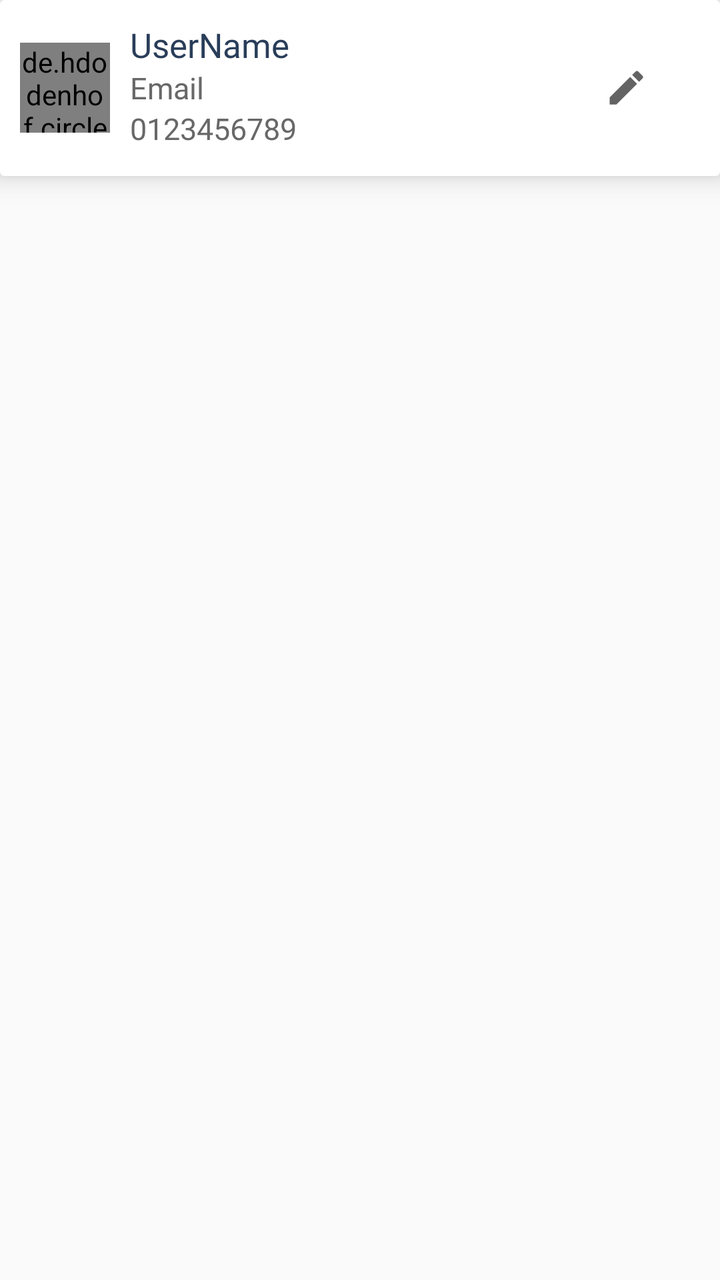
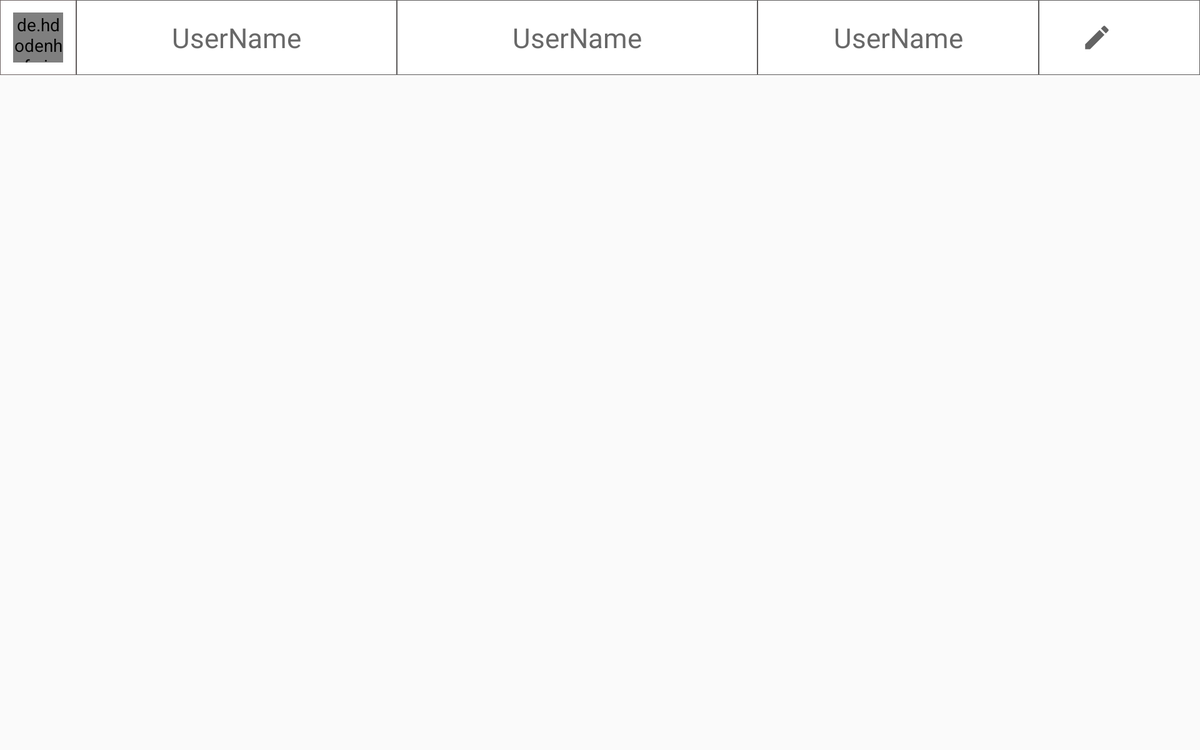

An Android layout and its configuration variant, each rendered on a device that would load it. The default file and the variant file are quoted in full after the pictures.
<!-- AndroidManifest.xml: application theme AppTheme -->
<!-- res/layout/user_list_item.xml -->
<?xml version="1.0" encoding="utf-8"?>
<LinearLayout xmlns:android="http://schemas.android.com/apk/res/android"
    android:layout_width="match_parent"
    android:layout_height="match_parent"
    xmlns:app="http://schemas.android.com/apk/res-auto"
    android:orientation="horizontal">


    <androidx.cardview.widget.CardView
        android:layout_width="wrap_content"
        android:layout_height="wrap_content"
        android:elevation="15dp"
        app:cardElevation="8dp">
        <LinearLayout

            android:layout_width="match_parent"
            android:layout_height="88dp"
            android:orientation="horizontal">

            <RelativeLayout
                android:layout_width="wrap_content"
                android:layout_height="wrap_content"
                android:layout_gravity="center_vertical"
                android:layout_marginStart="10dp"
                android:layout_marginEnd="10dp">
                <de.hdodenhof.circleimageview.CircleImageView
                    android:id="@+id/userIcon"
                    android:layout_width="45dp"
                    android:layout_height="45dp"
                    android:src="@drawable/person"
                    app:civ_border_color="@color/circleImgBdColor"
                    app:civ_border_width="1.5dp"/>
            </RelativeLayout>

            <RelativeLayout
                android:layout_width="match_parent"
                android:layout_height="match_parent"
                android:orientation="horizontal">
                <TextView
                    android:id="@+id/userNameTextView"
                    android:layout_width="wrap_content"
                    android:layout_height="wrap_content"
                    android:text="UserName"
                    android:maxLines="1"
                    android:ellipsize="end"
                    android:layout_alignParentStart="true"
                    android:layout_toStartOf="@id/actionView"
                    android:paddingEnd="5dp"
                    android:layout_above="@id/emailTextView"
                    android:textColor="@color/fontHeadingColor"
                    android:textSize="17sp"
                    android:fontFamily="@font/segoe_ui_bold"
                    />
                <TextView
                    android:id="@+id/emailTextView"
                    android:layout_width="wrap_content"
                    android:layout_height="wrap_content"
                    android:text="Email"
                    android:maxLines="1"
                    android:layout_centerVertical="true"
                    android:ellipsize="end"
                    android:layout_alignParentStart="true"
                    android:layout_toStartOf="@id/actionView"
                    android:paddingEnd="5dp"
                    android:textColor="@color/blackTextColor"
                    android:textSize="15sp"
                    android:fontFamily="@font/segoe_ui"
                    />
                <TextView
                    android:id="@+id/contactTextView"
                    android:layout_width="wrap_content"
                    android:layout_height="wrap_content"
                    android:text="0123456789"
                    android:maxLines="1"
                    android:ellipsize="end"
                    android:layout_alignParentStart="true"
                    android:layout_toStartOf="@id/actionView"
                    android:paddingEnd="5dp"
                    android:layout_below="@id/emailTextView"
                    android:textColor="@color/blackTextColor"
                    android:textSize="15sp"
                    android:fontFamily="@font/segoe_ui"
                    />
                <RelativeLayout
                    android:id="@+id/actionView"
                    android:layout_width="50dp"
                    android:layout_height="match_parent"
                    android:layout_alignParentEnd="true"
                    android:layout_marginEnd="8dp"
                    >
                    <View
                        android:id="@+id/centerView"
                        android:layout_width="1dp"
                        android:layout_height="match_parent"
                        android:layout_centerHorizontal="true"/>

                    <ImageView
                        android:id="@+id/editUserBtn"
                        android:layout_width="25dp"
                        android:layout_height="25dp"
                        android:src="@drawable/ic_edit_black"
                        android:layout_centerVertical="true"
                        android:layout_toStartOf="@id/centerView"
                        android:layout_marginEnd="2dp"/>

                    <ImageView
                        android:id="@+id/deleteUserBtn"
                        android:layout_width="25dp"
                        android:layout_height="25dp"
                        android:src="@drawable/ic_delete_black"
                        android:layout_centerVertical="true"
                        android:layout_toEndOf="@id/centerView"
                        android:layout_marginStart="2dp"/>

                </RelativeLayout>

            </RelativeLayout>


        </LinearLayout>
    </androidx.cardview.widget.CardView>


</LinearLayout>
<!-- resources referenced by this layout -->
<resources>
  <color name="blackTextColor">#686868</color>
  <color name="circleImgBdColor">#4d6a92</color>
  <color name="fontHeadingColor">#293d59</color>
  <!-- drawable ic_edit_black (drawable) -->
  <vector xmlns:android="http://schemas.android.com/apk/res/android"
      android:width="24dp"
      android:height="24dp"
      android:tint="#636363"
      android:viewportWidth="24.0"
      android:viewportHeight="24.0">
      <path
          android:fillColor="#FF000000"
          android:pathData="M3,17.25V21h3.75L17.81,9.94l-3.75,-3.75L3,17.25zM20.71,7.04c0.39,-0.39 0.39,-1.02 0,-1.41l-2.34,-2.34c-0.39,-0.39 -1.02,-0.39 -1.41,0l-1.83,1.83 3.75,3.75 1.83,-1.83z" />
  </vector>
  <!-- drawable person: png bitmap (drawable, 5039 bytes) -->
  <style name="AppTheme" parent="Theme.AppCompat.Light.DarkActionBar">
          
          <item name="colorPrimary">@color/colorPrimary</item>
          <item name="colorPrimaryDark">@color/colorPrimaryDark</item>
          <item name="colorAccent">@color/colorAccent</item>
          <item name="drawerArrowStyle">@style/DrawerArrowStyle</item>
      </style>
  <color name="colorPrimary">#293d59</color>
  <color name="colorPrimaryDark">#406BA5</color>
  <color name="colorAccent">#D81B60</color>
  <!-- from res/values-v21/ -->
  <style name="DrawerArrowStyle" parent="Widget.AppCompat.DrawerArrowToggle">
          <item name="color">@color/colorPrimary</item>
      </style>
</resources>
<!-- res/layout-sw600dp-land/user_list_item.xml (the repository's variant of the layout above) -->
<!-- drawn on a 7-inch tablet turned sideways -->
<?xml version="1.0" encoding="utf-8"?>
<LinearLayout xmlns:android="http://schemas.android.com/apk/res/android"
    android:layout_width="match_parent"
    android:layout_height="match_parent"
    xmlns:app="http://schemas.android.com/apk/res-auto"
    android:orientation="horizontal">


    <LinearLayout
        android:layout_width="match_parent"
        android:layout_height="60dp"
        android:orientation="horizontal"
        android:background="#6B6161">

        <RelativeLayout
            android:layout_width="60dp"
            android:layout_height="match_parent"
            android:background="#fff"
            android:layout_margin="0.5dp">
            <de.hdodenhof.circleimageview.CircleImageView
                android:id="@+id/userIcon"
                android:layout_width="40dp"
                android:layout_height="40dp"
                android:src="@drawable/person"
                android:layout_centerInParent="true"
                app:civ_border_color="@color/circleImgBdColor"
                app:civ_border_width="1.5dp"
                android:layout_margin="3dp"/>
        </RelativeLayout>

        <LinearLayout
            android:layout_width="match_parent"
            android:layout_height="60dp"
            android:orientation="horizontal"
            android:background="#5C5A5A"
            android:weightSum="14">
            <TextView
                android:id="@+id/userNameTextView"
                android:layout_width="0dp"
                android:layout_weight="4"
                android:layout_height="match_parent"
                android:text="UserName"
                android:layout_margin="0.5dp"
                android:gravity="center"
                android:background="@android:color/white"
                android:maxLines="1"
                android:ellipsize="end"
                android:textColor="@color/blackTextColor"
                android:textSize="22sp"
                android:fontFamily="@font/segoe_ui"
                />
            <TextView
                android:id="@+id/emailTextView"
                android:layout_width="0dp"
                android:layout_weight="4.5"
                android:layout_height="match_parent"
                android:text="UserName"
                android:layout_margin="0.5dp"
                android:gravity="center"
                android:background="@android:color/white"
                android:maxLines="1"
                android:ellipsize="end"
                android:textColor="@color/blackTextColor"
                android:textSize="22sp"
                android:fontFamily="@font/segoe_ui"
                />
            <TextView
                android:id="@+id/contactTextView"
                android:layout_width="0dp"
                android:layout_weight="3.5"
                android:layout_height="match_parent"
                android:text="UserName"
                android:layout_margin="0.5dp"
                android:gravity="center"
                android:background="@android:color/white"
                android:maxLines="1"
                android:ellipsize="end"
                android:textColor="@color/blackTextColor"
                android:textSize="22sp"
                android:fontFamily="@font/segoe_ui"
                />
            <RelativeLayout
                android:layout_width="0dp"
                android:layout_weight="2"
                android:layout_height="match_parent"
                android:background="@android:color/white"
                android:layout_margin="0.5dp"
                >
                <View
                    android:id="@+id/centerView"
                    android:layout_width="1dp"
                    android:layout_height="match_parent"
                    android:layout_centerHorizontal="true"/>

                <ImageView
                    android:id="@+id/editUserBtn"
                    android:layout_width="25dp"
                    android:layout_height="25dp"
                    android:src="@drawable/ic_edit_black"
                    android:layout_centerVertical="true"
                    android:layout_toStartOf="@id/centerView"
                    android:layout_marginEnd="5dp"/>

                <ImageView
                    android:id="@+id/deleteUserBtn"
                    android:layout_width="25dp"
                    android:layout_height="25dp"
                    android:src="@drawable/ic_delete_black"
                    android:layout_centerVertical="true"
                    android:layout_toEndOf="@id/centerView"
                    android:layout_marginStart="5dp"/>

            </RelativeLayout>

        </LinearLayout>
    </LinearLayout>


</LinearLayout>
<!-- resources referenced by the variant -->
<!-- as a 7-inch tablet turned sideways resolves them -->
<resources>
  <color name="blackTextColor">#686868</color>
  <color name="circleImgBdColor">#4d6a92</color>
  <!-- drawable ic_edit_black (drawable) -->
  <vector xmlns:android="http://schemas.android.com/apk/res/android"
      android:width="24dp"
      android:height="24dp"
      android:tint="#636363"
      android:viewportWidth="24.0"
      android:viewportHeight="24.0">
      <path
          android:fillColor="#FF000000"
          android:pathData="M3,17.25V21h3.75L17.81,9.94l-3.75,-3.75L3,17.25zM20.71,7.04c0.39,-0.39 0.39,-1.02 0,-1.41l-2.34,-2.34c-0.39,-0.39 -1.02,-0.39 -1.41,0l-1.83,1.83 3.75,3.75 1.83,-1.83z" />
  </vector>
  <!-- drawable person: png bitmap (drawable, 5039 bytes) -->
  <style name="AppTheme" parent="Theme.AppCompat.Light.DarkActionBar">
          
          <item name="colorPrimary">@color/colorPrimary</item>
          <item name="colorPrimaryDark">@color/colorPrimaryDark</item>
          <item name="colorAccent">@color/colorAccent</item>
          <item name="drawerArrowStyle">@style/DrawerArrowStyle</item>
      </style>
  <color name="colorPrimary">#293d59</color>
  <color name="colorPrimaryDark">#406BA5</color>
  <color name="colorAccent">#D81B60</color>
  <!-- from res/values-v21/ -->
  <style name="DrawerArrowStyle" parent="Widget.AppCompat.DrawerArrowToggle">
          <item name="color">@color/colorPrimary</item>
      </style>
</resources>
